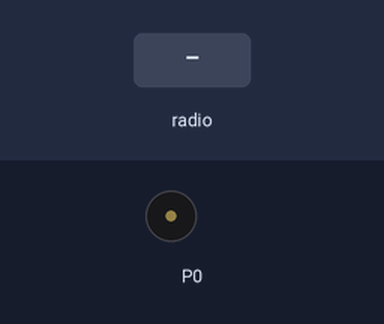
Recording of a program running on a simulated BBC micro:bit (MakeCode). Shown: buzzer (waves = sounding). The test bench sets the inputs (shaded band).

Above: at 1.2 s.
1.3 s: radio message "alarm" arrives
At 1.36 s:
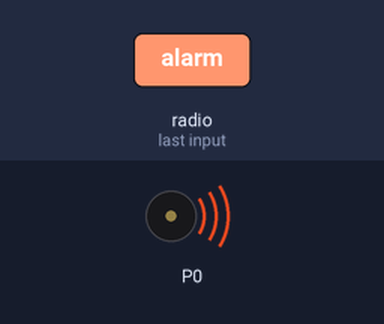
Timing chart, 0 to 4.3 s (numbered marks = the images above; inputs shaded):
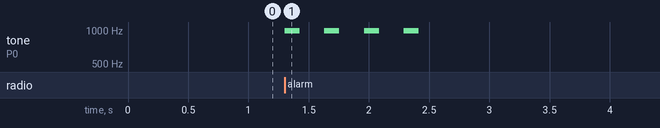

Measured:
- after the input at 1.3 s, tone on P0: alternates 988 Hz for 0.12 s and silent for 0.21 s, 8 changes in all, then stays silent, starting at once

The program:

main.ts
```typescript
radio.onReceivedString(function (receivedString) {
    if (receivedString == "alarm") {
        for (let index = 0; index < 4; index++) {
            music.play(music.tonePlayable(988, music.beat(BeatFraction.Quarter)), music.PlaybackMode.UntilDone)
            basic.pause(200)
        }
    }
})
radio.setGroup(255)
```

test.ts
```typescript
// tu są testy; nie będzie to kompilowane, gdy ten pakiet będzie używany jako rozszerzenie.
```
